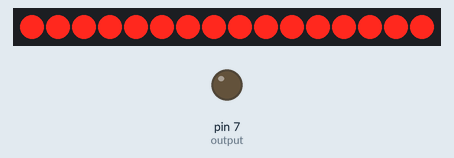
Recording of a sketch running on a simulated Arduino Uno, built with avr-gcc and run on an emulated ATmega328P. On the bench: 16 shift-register outputs drawn as a row of LEDs (first output left, lit = HIGH), output pins drawn as LEDs (lit = HIGH). Wiring (inferred from the names in the program): line decoder: data pin 2, pin 3, pin 4, pin 5. Wiring (inferred from the signals the program sends): row of LEDs: on Q0, Q1, Q2, Q3, Q4, Q5, Q6, Q7, Q8, Q9, Q10, Q11, Q12, Q13, Q14, Q15. Pins used as bus, display or sensor lines are not drawn; what the sketch prints to the serial monitor is not drawn.

Above: at 0.05 s.
At 1.05 s:
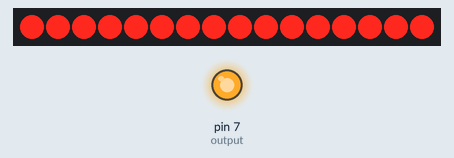
At 4.0 s:
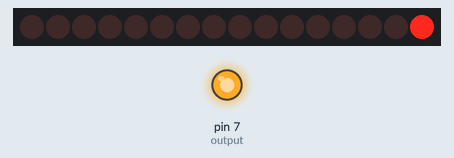
Timing chart, 0 to 5.2 s (numbered marks = the images above):
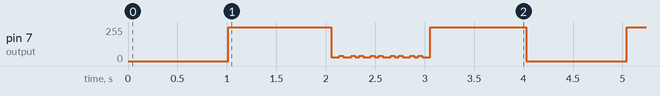

Measured:
- by itself, pin 7 (output): moves between 0/255 and 255/255, repeating every 4.0 s

The sketch:

testMux_4514.ino
```cpp
/*

ic 4514

 */


int a0 = 2;
int a1 = 3;
int a2 = 4;
int a3 = 5;
int output = 7;
int bin[4];
long previousMillis;

byte columnStates[100][16] = { {0,0,0,0,0,0,0,0,0,0,0,0,0,0,0,0},{0,0,0,0,1,1,0,0,0,0,0,0,0,0,0,0},{0,0,0,0,1,1,0,0,0,0,0,0,0,0,0,0},{0,0,0,0,1,1,0,0,0,0,0,0,0,0,0,0},{0,0,0,0,1,1,0,0,0,0,0,0,0,0,0,0},{0,0,0,0,1,1,0,0,0,0,0,0,0,0,0,0},{0,0,0,0,1,1,0,0,0,0,0,0,0,0,0,0},{0,0,0,0,1,1,0,0,0,0,0,0,0,0,0,0},{0,0,0,0,1,1,0,0,0,0,0,0,0,0,0,0},{1,1,1,1,1,1,1,1,1,1,0,0,0,0,0,0},{1,1,1,1,1,1,1,1,1,1,0,0,0,0,0,0},{1,1,1,1,1,1,1,1,1,1,0,0,0,0,0,0},{1,1,1,1,1,1,1,1,1,1,0,0,0,0,0,0},{1,1,1,1,1,1,1,1,1,1,0,0,0,0,0,0},{1,1,1,1,1,1,1,1,1,1,0,0,0,0,0,0},{1,1,1,1,1,1,1,1,1,1,0,0,0,0,0,0},{1,1,1,1,1,1,1,1,1,1,0,0,0,0,0,0},{1,1,1,1,1,1,1,1,1,1,0,0,0,0,0,0},{1,1,1,1,1,1,1,1,1,1,0,0,0,0,0,0},{1,1,1,1,1,1,1,1,1,1,0,0,0,0,0,0},{1,1,1,1,1,1,1,1,1,1,0,0,0,0,0,0},{1,1,1,1,1,1,1,1,1,1,0,0,0,0,0,0},{1,1,1,0,1,1,0,0,0,0,0,0,0,0,0,0},{1,1,1,0,1,1,0,0,0,0,0,0,0,0,0,0},{1,1,1,0,1,1,0,0,0,0,0,0,0,0,0,0},{1,1,1,0,1,1,0,0,0,0,0,0,0,0,0,0},{1,1,1,0,1,1,0,0,0,0,0,0,0,0,0,0},{1,1,1,0,1,1,0,0,0,0,0,0,0,0,0,0},{1,1,1,0,1,1,0,0,0,0,0,0,0,0,0,0},{1,1,1,0,1,1,0,0,0,0,0,0,0,0,0,0},{1,1,1,0,1,1,0,0,0,0,0,0,0,0,0,0},{0,0,0,0,0,0,0,0,0,0,0,0,0,0,0,0},{0,0,0,0,0,0,0,0,0,0,0,0,0,0,0,0},{0,0,0,0,0,0,0,0,0,0,0,0,0,0,0,0},{0,0,0,0,0,0,0,0,0,0,0,0,0,0,0,0},{0,0,0,0,0,0,0,0,0,0,0,0,0,0,0,0},{0,0,0,0,0,0,0,0,0,0,0,0,0,0,0,0},{1,1,0,0,0,0,0,0,0,1,0,0,0,0,0,0},{1,1,0,0,0,0,1,0,0,1,0,0,0,0,0,0},{1,1,0,0,0,1,1,1,0,1,0,0,0,0,0,0},{1,1,0,0,0,1,1,1,0,1,0,0,0,0,0,0},{1,1,0,0,1,1,1,1,0,1,0,0,0,0,0,0},{1,1,0,0,1,1,1,1,1,1,0,0,0,0,0,0},{1,1,0,0,1,1,1,1,1,1,0,0,0,0,0,0},{1,1,1,0,1,1,1,1,1,1,0,0,0,0,0,0},{1,1,1,0,1,1,1,1,1,1,0,0,0,0,0,0},{1,1,1,0,1,1,1,1,1,1,0,0,0,0,0,0},{1,1,1,0,1,1,1,1,1,1,0,0,0,0,0,0},{1,1,1,0,1,1,1,1,1,1,0,0,0,0,0,0},{1,1,1,0,1,1,1,1,1,1,0,0,0,0,0,0},{1,1,1,1,1,1,1,1,1,0,0,0,0,0,0,0},{1,1,1,1,1,1,1,1,1,0,0,0,0,0,0,0},{1,1,1,1,1,1,1,1,1,0,0,0,0,0,0,0},{1,1,1,1,1,1,1,1,1,0,0,0,0,0,0,0},{1,1,1,1,1,1,1,1,1,0,0,0,0,0,0,0},{1,1,1,1,1,1,1,1,1,0,0,0,0,0,0,0},{1,1,1,1,1,1,1,1,1,0,0,0,0,0,0,0},{0,1,1,1,1,1,1,1,1,0,0,0,0,0,0,0},{0,1,1,1,1,1,0,1,1,0,0,0,0,0,0,0},{0,1,1,1,1,1,0,1,1,0,0,0,0,0,0,0},{0,1,1,1,1,1,0,1,1,1,0,0,0,0,0,0},{0,1,1,1,1,1,0,1,1,1,0,0,0,0,0,0},{0,1,1,1,1,1,0,1,1,1,0,0,0,0,0,0},{0,1,1,1,1,1,0,1,1,1,0,0,0,0,0,0},{0,1,1,1,1,1,0,1,1,1,0,0,0,0,0,0},{0,1,1,1,1,1,0,1,1,1,0,0,0,0,0,0},{1,1,1,1,1,1,0,1,1,1,0,0,0,0,0,0},{1,1,1,1,1,1,0,1,1,1,0,0,0,0,0,0},{1,1,1,1,1,1,0,1,1,1,0,0,0,0,0,0},{1,1,1,1,1,1,1,1,1,1,0,0,0,0,0,0},{1,1,1,0,1,1,1,1,1,1,0,0,0,0,0,0},{1,1,1,0,1,1,1,1,1,1,0,0,0,0,0,0},{1,1,1,0,1,1,1,1,1,1,0,0,0,0,0,0},{1,1,1,0,1,1,1,1,1,1,0,0,0,0,0,0},{1,1,1,0,1,1,1,1,1,1,0,0,0,0,0,0},{1,1,1,0,1,1,1,1,1,1,0,0,0,0,0,0},{1,1,1,0,1,1,1,1,1,1,0,0,0,0,0,0},{1,1,0,0,1,1,1,1,1,1,0,0,0,0,0,0},{1,1,0,0,1,1,1,0,1,1,0,0,0,0,0,0},{1,1,0,0,1,1,1,0,1,1,0,0,0,0,0,0},{1,1,0,0,0,1,1,0,1,1,0,0,0,0,0,0},{1,1,0,0,0,1,1,0,1,1,0,0,0,0,0,0},{1,1,0,0,0,0,1,0,1,1,0,0,0,0,0,0},{1,1,0,0,0,0,0,0,1,1,0,0,0,0,0,0},{0,0,0,0,0,0,0,0,0,0,0,0,0,0,0,0},{0,0,0,0,0,0,0,0,0,0,0,0,0,0,0,0},{0,0,0,0,0,0,0,0,0,0,0,0,0,0,0,0},{0,0,0,0,0,0,0,0,0,0,0,0,0,0,0,0},{0,0,0,0,0,0,0,0,0,0,0,0,0,0,0,0},{0,0,0,0,0,0,0,0,0,0,0,0,0,0,0,0},{0,0,0,0,1,1,0,0,0,0,0,0,0,0,0,0},{0,0,0,0,1,1,0,0,0,0,0,0,0,0,0,0},{0,0,0,0,1,1,0,0,0,0,0,0,0,0,0,0},{0,0,0,0,1,1,0,0,0,0,0,0,0,0,0,0},{0,0,0,0,1,1,0,0,0,0,0,0,0,0,0,0},{0,0,0,0,1,1,0,0,0,0,0,0,0,0,0,0},{0,0,0,0,1,1,0,0,0,0,0,0,0,0,0,0},{0,0,0,0,1,1,0,0,0,0,0,0,0,0,0,0},{1,1,1,1,1,1,1,1,1,1,0,0,0,0,0,0},{1,1,1,1,1,1,1,1,1,1,0,0,0,0,0,0}
                            };


void setup(){

  pinMode(a0, OUTPUT);
  pinMode(a1, OUTPUT);
  pinMode(a2, OUTPUT);
  pinMode(a3, OUTPUT);
  pinMode(output, OUTPUT);    // common pin

  Serial.begin(9600);

}


void loop () {

  for (int n = 0; n <= 1; n++){ //first bracket number of columnStates
    myDelay(1000, n); //parameter is number of milliseconds to keep column on
  }
}

void myDelay(unsigned long duration, unsigned long columnNum ){
  unsigned long start = millis();
  while (millis() - start <= duration){
    for (int adrs = 0; adrs <= 15; adrs++){
      byte tstate = columnStates[columnNum][adrs];
      lightLED(adrs, tstate); //pass the led number and the corresponding state it should be

      Serial.print(tstate);
    }
  }
  for (int adrs = 0; adrs <= 15; adrs++){
      lightLED(adrs, 1); //turn all lights off in between frames - 1 is LOW
  }
  delay(1000);

}


void lightLED(int dec, byte state){

    decToBin(dec);
    byte w = bin[0];
    byte x = bin[1];
    byte y = bin[2];
    byte z = bin[3];

    digitalWrite(a0,z);
    digitalWrite(a1,y);
    digitalWrite(a2,x);
    digitalWrite(a3,w);

    digitalWrite(output, state); //send 0 to make the selected pin HIGH

    bin[0] = 0;
    bin[1] = 0;
    bin[2] = 0;
    bin[3] = 0;
}


void decToBin( byte dec ){

  if (dec == 0){
    bin[0] = 0;
    bin[1] = 0;
    bin[2] = 0;
    bin[3] = 0;
  } else if (dec == 1){
    bin[0] = 0;
    bin[1] = 0;
    bin[2] = 0;
    bin[3] = 1;
  } else if (dec == 2){
    bin[0] = 0;
    bin[1] = 0;
    bin[2] = 1;
    bin[3] = 0;
  } else if (dec == 3){
    bin[0] = 0;
    bin[1] = 0;
    bin[2] = 1;
    bin[3] = 1;
  } else if (dec == 4){
    bin[0] = 0;
    bin[1] = 1;
    bin[2] = 0;
    bin[3] = 0;
  } else if (dec == 5){
    bin[0] = 0;
    bin[1] = 1;
    bin[2] = 0;
    bin[3] = 1;
  } else if (dec == 6){
    bin[0] = 0;
    bin[1] = 1;
    bin[2] = 1;
    bin[3] = 0;
  } else if (dec == 7){
    bin[0] = 0;
    bin[1] = 1;
    bin[2] = 1;
    bin[3] = 1;
  } else if (dec == 8){
    bin[0] = 1;
    bin[1] = 0;
    bin[2] = 0;
    bin[3] = 0;
  } else if (dec == 9){
    bin[0] = 1;
    bin[1] = 0;
    bin[2] = 0;
    bin[3] = 1;
  } else if (dec == 10){
    bin[0] = 1;
    bin[1] = 0;
    bin[2] = 1;
    bin[3] = 0;
  } else if (dec == 11){
    bin[0] = 1;
    bin[1] = 0;
    bin[2] = 1;
    bin[3] = 1;
  } else if (dec == 12){
    bin[0] = 1;
    bin[1] = 1;
    bin[2] = 0;
    bin[3] = 0;
  } else if (dec == 13){
    bin[0] = 1;
    bin[1] = 1;
    bin[2] = 0;
    bin[3] = 1;
  } else if (dec == 14){
    bin[0] = 1;
    bin[1] = 1;
    bin[2] = 1;
    bin[3] = 0;
  } else if (dec == 15){
    bin[0] = 1;
    bin[1] = 1;
    bin[2] = 1;
    bin[3] = 1;
  }
}
```
